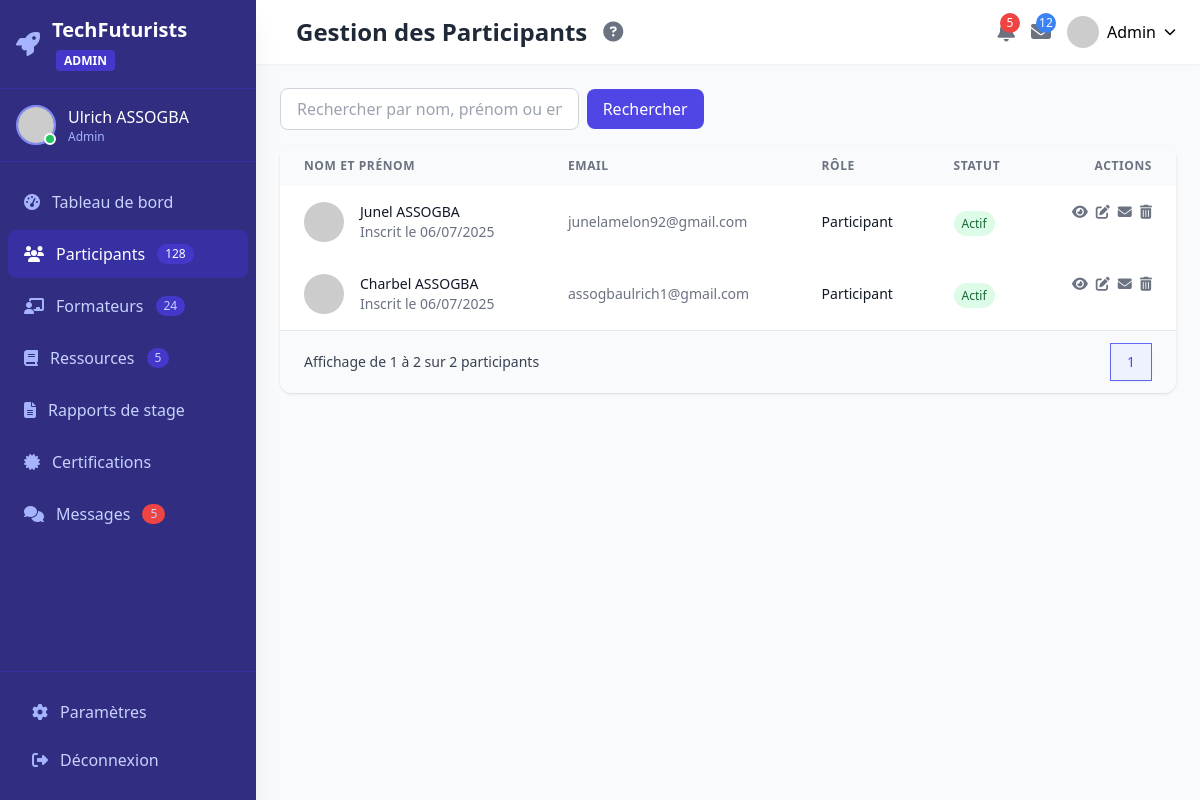
The app's page /participant/ (signed in) with its own data.
### app/models/users.py (models this page shows, shortened)
class User(UserMixin, db.Model):
    id = db.Column(db.Integer, primary_key=True)
    email = db.Column(db.String(120), unique=True, nullable=False)
    first_name = db.Column(db.String(64), nullable=False)
    last_name = db.Column(db.String(64), nullable=False)
    password_hash = db.Column(db.String(128), nullable=False)
    role = db.Column(db.Enum(RoleEnum), default=RoleEnum.Participant)
    is_verified = db.Column(db.Boolean, default=False)
    created_at = db.Column(db.DateTime, default=datetime.utcnow)

### app/routes/participant.py (the view)
@bp.route('/')
@token_required
@role_required(RoleEnum.Admin)
def list_participants(current_user):
    page = request.args.get('page', 1, type=int)
    per_page = 10  # ou 15 selon ton besoin
    pagination = User.query.filter_by(role=RoleEnum.Participant).order_by(User.created_at.desc()).paginate(page=page, per_page=per_page, error_out=False)
    participants = pagination.items
    return render_template('users/participants/list.html', participants=participants, pagination=pagination, user=current_user)

### app/templates/users/participants/list.html (shortened to what this page needs)
<!DOCTYPE html>
<html lang="fr">
<head>
    <script src="https://cdn.tailwindcss.com"></script>
    <link rel="stylesheet" href="https://cdnjs.cloudflare.com/ajax/libs/font-awesome/6.4.0/css/all.min.css">
    <link rel="stylesheet" href="{{ url_for('static', filename='css/Admin.css') }}">
</head>
<body class="bg-gray-50 font-sans">
    <div class="flex h-screen overflow-hidden">
        {% include 'partials/sidebar.html' %}
        <div id="mainContent" class="flex-1 flex flex-col overflow-hidden lg:ml-64 transition-all duration-300 ease-in-out">
            {% include 'partials/header2.html' %}
            <main class="flex-1 overflow-y-auto p-4 sm:p-6 bg-gray-50">
                {% include 'sections/participant/tables.html' %}
            </main>
        </div>
    </div>
</body>
</html>

### app/templates/partials/sidebar.html (shortened to what this page needs)
<body>
    <div id="sidebar" class="fixed inset-y-0 left-0 z-50 w-64 bg-indigo-900 text-white transition-all duration-300 ease-in-out shadow-xl lg:transform-none">
        <div class="flex flex-col h-full">
            <div class="flex items-center justify-between p-4 border-b border-indigo-800">
                <div class="flex items-center space-x-3">
                    <i class="fas fa-rocket text-2xl text-indigo-300"></i>
                    <span class="logo-text text-xl font-bold">TechFuturists <span class="text-xs bg-indigo-700 px-2 py-0.5 rounded ml-1">ADMIN</span></span>
                </div>
            </div>
            <div class="user-info p-4 flex items-center space-x-3 border-b border-indigo-800">
                <div class="relative">
                    <img src="https://randomuser.me/api/portraits/men/32.jpg" alt="Profile" class="w-10 h-10 rounded-full border-2 border-indigo-400">
                    <span class="absolute bottom-0 right-0 w-3 h-3 bg-green-500 rounded-full border-2 border-white"></span>
                </div>
                <div>
                    <div class="font-medium">{{ user.first_name }} {{ user.last_name }}</div>
                    <div class="text-xs text-indigo-300">{{ user.role.value }}</div>
                </div>
            </div>
            <nav class="flex-1 overflow-y-auto py-4">
                <div class="space-y-1 px-2">
                    <a href="{{url_for('admin.dashboard')}}"
                       class="flex items-center space-x-3 px-4 py-3 hover:bg-indigo-800 rounded-lg {% if request.endpoint == 'admin.dashboard' %}bg-indigo-800 text-white{% else %}text-indigo-200{% endif %} transition">
                        <i class="fas fa-tachometer-alt {% if request.endpoint == 'admin.dashboard' %}text-white{% else %}text-indigo-300{% endif %}"></i>
                        <span class="nav-text">Tableau de bord</span>
                    </a>
                    <a href="{{url_for('participant.list_participants')}}"
                       class="flex items-center space-x-3 px-4 py-3 hover:bg-indigo-800 rounded-lg {% if request.endpoint.startswith('participant.') %}bg-indigo-800 text-white{% else %}text-indigo-200{% endif %} transition">
                        <i class="fas fa-users {% if request.endpoint.startswith('participant.') %}text-white{% else %}text-indigo-300{% endif %}"></i>
                        <span class="nav-text">Participants</span>
                        <span class="ml-auto bg-indigo-700 text-xs px-2 py-0.5 rounded-full">128</span>
                    </a>
                    <a href="#"
                       class="flex items-center space-x-3 px-4 py-3 hover:bg-indigo-800 rounded-lg {% if request.endpoint.startswith('trainer.') %}bg-indigo-800 text-white{% else %}text-indigo-200{% endif %} transition">
                        <i class="fas fa-chalkboard-teacher {% if request.endpoint.startswith('trainer.') %}text-white{% else %}text-indigo-300{% endif %}"></i>
                        <span class="nav-text">Formateurs</span>
                        <span class="ml-auto bg-indigo-700 text-xs px-2 py-0.5 rounded-full">24</span>
                    </a>
                    <a href="{{url_for('resources.index')}}"
                       class="flex items-center space-x-3 px-4 py-3 hover:bg-indigo-800 rounded-lg {% if request.endpoint.startswith('resources.') %}bg-indigo-800 text-white{% else %}text-indigo-200{% endif %} transition">
                        <i class="fas fa-book {% if request.endpoint.startswith('resources.') %}text-white{% else %}text-indigo-300{% endif %}"></i>
                        <span class="nav-text">Ressources</span>
                        <span class="ml-auto bg-indigo-700 text-xs px-2 py-0.5 rounded-full">5</span>
                    </a>
                    <a href="{{url_for('reports.index')}}"
                       class="flex items-center space-x-3 px-4 py-3 hover:bg-indigo-800 rounded-lg {% if request.endpoint.startswith('reports.') %}bg-indigo-800 text-white{% else %}text-indigo-200{% endif %} transition">
                        <i class="fas fa-file-alt {% if request.endpoint.startswith('reports.') %}text-white{% else %}text-indigo-300{% endif %}"></i>
                        <span class="nav-text">Rapports de stage</span>
                    </a>
                    <a href="#"
                       class="flex items-center space-x-3 px-4 py-3 hover:bg-indigo-800 rounded-lg {% if request.endpoint.startswith('certifications.') %}bg-indigo-800 text-white{% else %}text-indigo-200{% endif %} transition">
                        <i class="fas fa-certificate {% if request.endpoint.startswith('certifications.') %}text-white{% else %}text-indigo-300{% endif %}"></i>
                        <span class="nav-text">Certifications</span>
                    </a>
                    <a href="#"
                       class="flex items-center space-x-3 px-4 py-3 hover:bg-indigo-800 rounded-lg {% if request.endpoint.startswith('messages.') %}bg-indigo-800 text-white{% else %}text-indigo-200{% endif %} transition">
                        <i class="fas fa-comments {% if request.endpoint.startswith('messages.') %}text-white{% else %}text-indigo-300{% endif %}"></i>
                        <span class="nav-text">Messages</span>
                        <span class="ml-auto bg-red-500 text-xs px-2 py-0.5 rounded-full">5</span>
                    </a>
                </div>
            </nav>
            <div class="p-4 border-t border-indigo-800">
                <a href="#"
                   class="flex items-center space-x-3 px-4 py-3 hover:bg-indigo-800 rounded-lg {% if request.endpoint.startswith('settings.') %}bg-indigo-800 text-white{% else %}text-indigo-200{% endif %} transition">
                    <i class="fas fa-cog {% if request.endpoint.startswith('settings.') %}text-white{% else %}text-indigo-300{% endif %}"></i>
                    <span class="nav-text">Paramètres</span>
                </a>
                <a href="#"
                    id="logoutButton"
                   class="flex items-center space-x-3 px-4 py-3 hover:bg-indigo-800 rounded-lg text-indigo-200 hover:text-white transition">
                    <i class="fas fa-sign-out-alt text-indigo-300"></i>
                    <span class="nav-text">Déconnexion</span>
                </a>
            </div>
        </div>
    </div>
    </body>

### app/templates/sections/participant/tables.html (shortened to what this page needs)
<form method="GET" class="mb-4 flex flex-col sm:flex-row items-center gap-2">
    <input
        type="text"
        name="search"
        placeholder="Rechercher par nom, prénom ou email..."
        value="{{ search }}"
        class="w-full sm:w-1/3 px-4 py-2 border border-gray-300 rounded-lg focus:ring-2 focus:ring-indigo-500 focus:border-indigo-500"
    >
    <button
        type="submit"
        class="px-4 py-2 bg-indigo-600 text-white rounded-lg hover:bg-indigo-700 transition">
        Rechercher
    </button>
</form>
<div class="bg-white rounded-xl shadow overflow-hidden mb-6">
    <div class="table-responsive overflow-x-auto">
        <table class="data-table w-full">
            <thead class="bg-gray-50">
                <tr class="text-left text-xs font-medium text-gray-500 uppercase tracking-wider">
                    <th class="px-4 sm:px-6 py-3">Nom et Prénom</th>
                    <th class="px-4 sm:px-6 py-3">Email</th>
                    <th class="px-4 sm:px-6 py-3">Rôle</th>
                    <th class="px-4 sm:px-6 py-3">Statut</th>
                    <th class="px-4 sm:px-6 py-3 text-right">Actions</th>
                </tr>
            </thead>
            <tbody class="bg-white divide-y divide-gray-200">
                {% for participant in participants %}
                <tr class="hover:bg-gray-50 transition">
                    <td class="px-4 sm:px-6 py-4 whitespace-nowrap">
                        <div class="flex items-center">
                            <div class="flex-shrink-0 h-10 w-10">
                                <img class="h-10 w-10 rounded-full" src="https://ui-avatars.com/api/?name={{ participant.first_name }}+{{ participant.last_name }}&background=random" alt="">
                            </div>
                            <div class="ml-4">
                                <div class="text-sm font-medium text-gray-900">{{ participant.first_name }} {{ participant.last_name }}</div>
                                <div class="text-sm text-gray-500">Inscrit le {{ participant.created_at.strftime('%d/%m/%Y') }}</div>
                            </div>
                        </div>
                    </td>
                    <td class="px-4 sm:px-6 py-4 whitespace-nowrap text-sm text-gray-500">{{ participant.email }}</td>
                    <td class="px-4 sm:px-6 py-4 whitespace-nowrap">
                        <div class="text-sm text-gray-900">{{ participant.role.value }}</div>
                    </td>
                    <td class="px-4 sm:px-6 py-4 whitespace-nowrap">
                        {% if participant.is_verified %}
                        <span class="px-2 py-1 text-xs rounded-full bg-green-100 text-green-800">Actif</span>
                        {% else %}
                        <span class="px-2 py-1 text-xs rounded-full bg-yellow-100 text-yellow-800">Inactif</span>
                        {% endif %}
                    </td>
                    <td class="px-4 sm:px-6 py-4 whitespace-nowrap text-right text-sm font-medium flex justify-end space-x-2">
                        <a href="{{ url_for('participant.view_participant', id=participant.id) }}"
                           class="text-gray-500 hover:text-blue-600"
                           title="Voir">
                            <i class="fas fa-eye"></i>
                        </a>
                        <a href="{{ url_for('participant.edit_participant', id=participant.id) }}"
                           class="text-gray-500 hover:text-green-600"
                           title="Modifier">
                            <i class="fas fa-edit"></i>
                        </a>
                        <a href="{{ url_for('participant.contact_participant', id=participant.id) }}"
                           class="text-gray-500 hover:text-indigo-600"
                           title="Contacter">
                            <i class="fas fa-envelope"></i>
                        </a>
                        <form action="{{ url_for('participant.delete_participant', id=participant.id) }}" method="POST" onsubmit="return confirm('Êtes-vous sûr de vouloir supprimer ce participant ?');" class="inline">
                            <button type="submit" class="text-gray-500 hover:text-red-600" title="Supprimer">
                                <i class="fas fa-trash-alt"></i>
                            </button>
                        </form>
                    </td>
                </tr>
                {% endfor %}
            </tbody>
        </table>
    </div>
    <div class="bg-gray-50 px-4 sm:px-6 py-3 flex items-center justify-between border-t border-gray-200">
        <div class="hidden sm:flex-1 sm:flex sm:items-center sm:justify-between">
            <div>
                <p class="text-sm text-gray-700">
                    Affichage de
                    <span class="font-medium">{{ pagination.first }}</span>
                    à
                    <span class="font-medium">{{ pagination.last }}</span>
                    sur
                    <span class="font-medium">{{ pagination.total }}</span>
                    participants
                </p>
            </div>
            <div>
                <nav class="relative z-0 inline-flex rounded-md shadow-sm -space-x-px" aria-label="Pagination">
                    {% for page_num in pagination.iter_pages() %}
                        {% if page_num %}
                            {% if page_num == pagination.page %}
                            <a href="{{ url_for('participant.list_participants', page=page_num) }}" aria-current="page" class="z-10 bg-indigo-50 border-indigo-500 text-indigo-600 relative inline-flex items-center px-4 py-2 border text-sm font-medium">
                                {{ page_num }}
                            </a>
                            {% else %}
                            <a href="{{ url_for('participant.list_participants', page=page_num) }}" class="bg-white border-gray-300 text-gray-500 hover:bg-gray-50 relative inline-flex items-center px-4 py-2 border text-sm font-medium">
                                {{ page_num }}
                            </a>
                            {% endif %}
                        {% else %}
                            <span class="relative inline-flex items-center px-4 py-2 border border-gray-300 bg-white text-sm font-medium text-gray-700">
                                ...
                            </span>
                        {% endif %}
                    {% endfor %}
                </nav>
            </div>
        </div>
    </div>
</div>

### records on screen
User: first_name "Ulrich", last_name "ASSOGBA", role.value "Admin"
User: first_name "Junel", last_name "ASSOGBA", created_at "06/07/2025", email "junelamelon92@gmail.com", role.value "Participant", is_verified "Actif"
User: first_name "Charbel", last_name "ASSOGBA", created_at "06/07/2025", email "assogbaulrich1@gmail.com", role.value "Participant", is_verified "Actif"

### other values on screen
{{ pagination.first }} "1"
{{ pagination.last }} "2"
{{ pagination.total }} "2"
{{ page_num }} "1"
